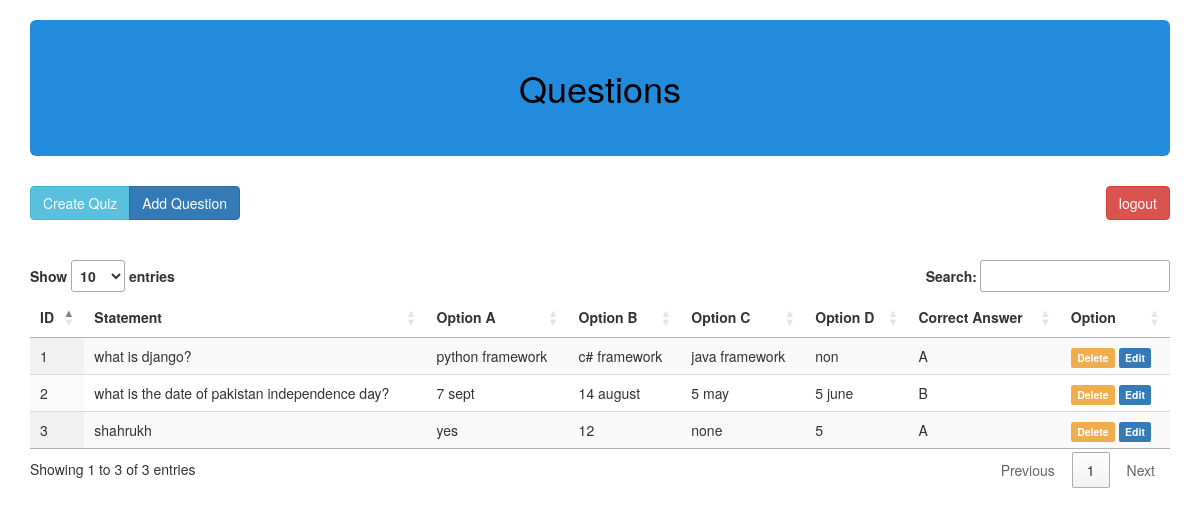
The page /edit_quiz/1 (signed in) on the database its author committed.
### models.py (models this page shows)
class Question(db.Model):
    id = db.Column(db.Integer, primary_key=True)
    correct_ans = db.Column(db.String(3), nullable=False)
    statement = db.Column(db.String(80), nullable=False)
    option_a = db.Column(db.String(80), nullable=False)
    option_b = db.Column(db.String(80), nullable=False)
    option_c = db.Column(db.String(80), nullable=False)
    option_d = db.Column(db.String(80), nullable=False)
    quiz_id = db.Column(db.Integer, nullable=False)

### teacher.py (the view)
@app.route("/edit_quiz/<quiz_id>", methods=['GET', 'POST'])
@app.route("/edit_quiz", methods=['GET', 'POST'])
def edit_quiz(quiz_id=None):
    if 'username' in session:
        questions = get_questions(quiz_id)
        if questions == '[]':
            questions = {'questions': None, 'quiz_id': quiz_id}
            return render_template('edit_quiz.html', questions=questions)
        else:
            questions = {'questions': json.loads(questions), 'quiz_id': quiz_id}
            return render_template('edit_quiz.html', questions=questions)
    else:
        return "Login Please"

### teacher.py (called while the page is built)
@app.route("/get_questions/<quiz_id>", methods=['GET'])
def get_questions(quiz_id):
    questions = Question.query.filter_by(quiz_id=quiz_id)
    question_details = list()
    for question in questions:
        options = list()
        options.append(dict({'option_a': question.option_a}))
        options.append(dict({'option_b': question.option_b}))
        options.append(dict({'option_c': question.option_c}))
        options.append(dict({'option_d': question.option_d}))
        question_details.append(dict({'id': question.id, 'statement': question.statement,
                                      'options': options, 'correct_ans': question.correct_ans,
                                      'quiz_id': question.quiz_id}))
    return json.dumps(question_details)

### templates/edit_quiz.html (shortened to what this page needs)
<!DOCTYPE html>
<html lang="en">
   <head>
      <link rel="stylesheet" href="https://maxcdn.bootstrapcdn.com/bootstrap/3.3.7/css/bootstrap.min.css">
      <link rel="stylesheet" href="//cdn.datatables.net/1.10.19/css/jquery.dataTables.min.css">
      <link rel="stylesheet" href="https://code.jquery.com/ui/1.12.1/themes/base/jquery-ui.css">
      <link rel="stylesheet" href="https://cdn.datatables.net/1.10.19/css/dataTables.jqueryui.min.css">
   </head>
   <body class="container">
      <h1 class="jumbotron text-center"> Questions </h1>
      <form action="/logout" method="POST">
         <input type="submit" value="logout" class="btn btn-danger" style="float: right;">
         <div class="btn-group">
            <a href = "/create_quiz" class="btn btn-info"> Create Quiz</a>
            <button type="button" class="btn btn-primary" data-toggle="modal" data-target="#add_question_modal">Add Question</button>
         </div>
      </form>
      <br><br>
      <table class="display" id="questions">
         <thead>
            <tr>
               <th>ID</th>
               <th>Statement</th>
               <th>Option A</th>
               <th>Option B</th>
               <th>Option C</th>
               <th>Option D</th>
               <th>Correct Answer</th>
               <th>Option</th>
            </tr>
         </thead>
         <tbody>
            {% if questions['questions'] != None %}
            {% for question in questions['questions'] %}
            <tr>
               <td>{{ question.id }}</td>
               <td>{{ question.statement }}</td>
               <td>{{ question.options[0]['option_a'] }}</td>
               <td>{{ question.options[1]['option_b'] }}</td>
               <td>{{ question.options[2]['option_c'] }}</td>
               <td>{{ question.options[3]['option_d'] }}</td>
               <td>{{ question.correct_ans }}</td>
               <td>
                  <a href="/delete_question/{{ question.id }}/{{ question.quiz_id }}" class="label label-warning">Delete</a>
                  <a class="edit label label-primary">Edit</a>
               </td>
            </tr>
            {% endfor %}
            {% endif %}
         </tbody>
      </table>
   </body>
</html>

### templates/edit_quiz.html (style rules this page uses)
.jumbotron { background-color: #238bdc; color:black; }

### rows shown on the page
Question: id "1", statement "what is django?", option_a "python framework", option_b "c# framework", option_c "java framework", option_d "non", correct_ans "A"
Question: id "2", statement "what is the date of pakistan independence day?", option_a "7 sept", option_b "14 august", option_c "5 may", option_d "5 june", correct_ans "B"
Question: id "3", statement "shahrukh", option_a "yes", option_b "12", option_c "none", option_d "5", correct_ans "A"
